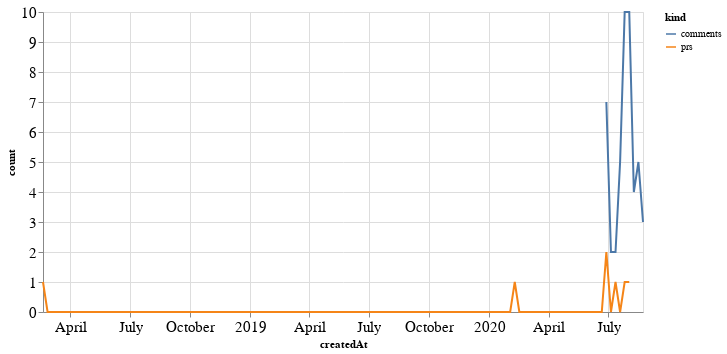

The code cell stored with this chart in its notebook:
### Code cell
alt.Chart(total_time, width=600).mark_line().encode(
    x='createdAt',
    y='count',
    color='kind'
)

### Figure 1 — Vega-Lite specification as saved in the notebook (floating-point values rounded to 4 significant figures; data arrays with more than 128 entries replaced by an {"elided": "..."} marker saying what was removed)
{"config": {"axisLeft": {"labelFontSize": 15}, "axisBottom": {"labelFontSize": 15}}, "data": {"name": "data-17f9c4e77e8500f0e1abc2a2b8893f39"}, "mark": "line", "encoding": {"color": {"type": "nominal", "field": "kind"}, "x": {"type": "temporal", "field": "createdAt"}, "y": {"type": "quantitative", "field": "count"}}, "width": 600, "$schema": "https://vega.github.io/schema/vega-lite/v4.8.1.json", "datasets": {"data-17f9c4e77e8500f0e1abc2a2b8893f39": {"elided": "264 records"}}}
